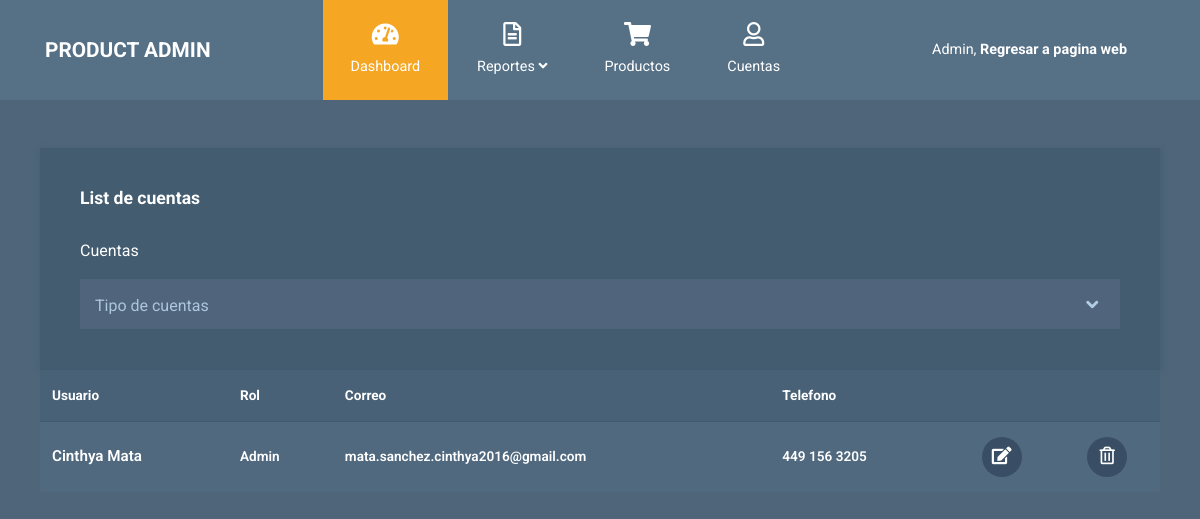
/WebPageCode/accounts.php, run on an earlier commit of the app's database.
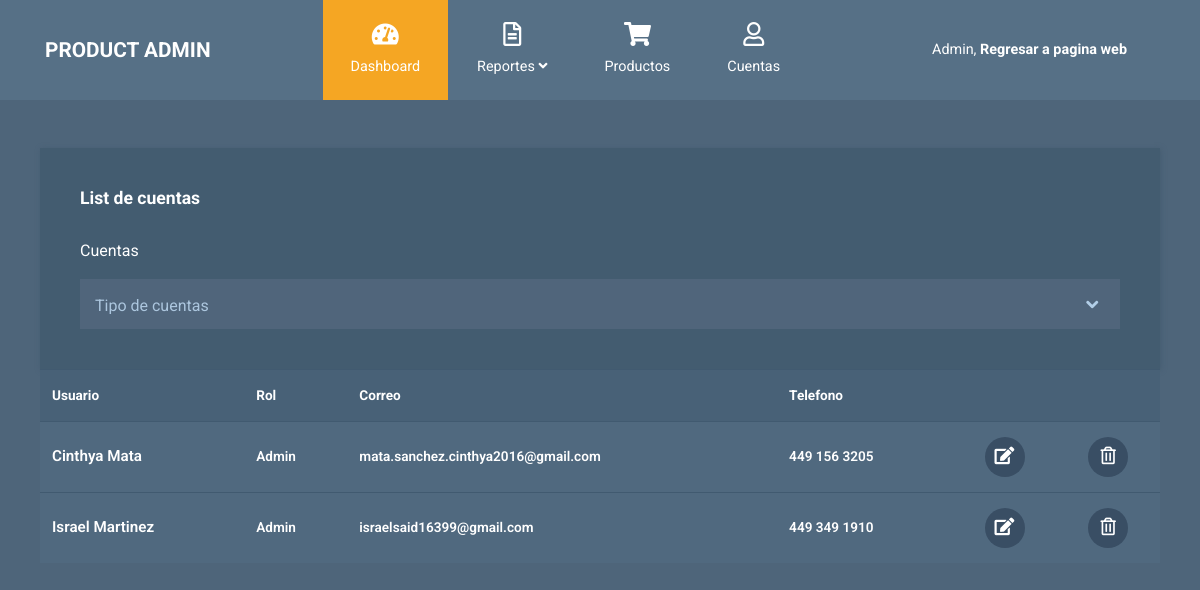
And on a later commit of the database.
### tables this page shows
CREATE TABLE `usuario` (
  `Id_Usuario` int(11) NOT NULL,
  `Rol` varchar(45) NOT NULL,
  `Nombre_Usuario` varchar(45) NOT NULL,
  `Direccion` varchar(70) NOT NULL,
  `Telefono` varchar(45) NOT NULL,
  `Emaill` varchar(45) NOT NULL,
  `Contraseña` varchar(45) NOT NULL
);

### WebPageCode/accounts.php (the view, shortened to what this page needs)
<?php
  $con=conectarBD();
?>
<!DOCTYPE html>
<html lang="en">
  <head>
    <link rel="stylesheet" href="admin/css/fontawesome.min.css" />
    <link rel="stylesheet" href="admin/css/bootstrap.min.css" />
    <link rel="stylesheet" href="admin/css/templatemo-style.css">
  </head>
  <body id="reportsPage">
    <div class="" id="home">
      <?php
        include("header_admin.php");
      ?>
      <div class="container mt-5">
        <div class="row tm-content-row">
          <div class="col-12 tm-block-col">
            <div class="tm-bg-primary-dark tm-block tm-block-h-auto">
              <h2 class="tm-block-title">List de cuentas</h2>
              <p class="text-white">Cuentas</p>
              <select class="custom-select">
                <option value="0">Tipo de cuentas</option>
              </select>
            </div>
            <div class="tm-product-table-container">
              <table class="table table-hover tm-table-small tm-product-table">
                <thead>
                  <tr>
                    <th scope="col">Usuario</th>
                    <th scope="col">Rol</th>
                    <th scope="col">Correo</th>
                    <th scope="col">Telefono</th>
                    <th scope="col">&nbsp;</th>
                    <th scope="col">&nbsp;</th>
                  </tr>
                </thead>
                <tbody>
                <?php
                  $consulta="SELECT * FROM usuario";
                  $ejecutarConsulta= mysqli_query($con, $consulta);
                  $verFilas=mysqli_num_rows($ejecutarConsulta);
                  $fila=mysqli_fetch_array($ejecutarConsulta);
                  if(!$ejecutarConsulta)
                  {
                    echo "Error en la consulta";
                  }
                  else{
                    if($verFilas<1)
                    {
                      echo "<tr><td>Sin registros</td></tr>";
                    }else{
                      for($i=0; $i<=$fila;$i++){
                        echo
                        '
                        <tr>
                        <td class="tm-product-name">'.$fila[2].'</td>
                        <td class="tm-product-rol">'.$fila[1].'</td>
                        <td class="tm-product-correo">'.$fila[5].'</td>
                        <td class="tm-product-tel">'.$fila[4].'</td>
                        <td class="text-center">
                          <a href="" class="tm-product-delete-link">
                            <i class="fas fa-edit tm-product-delete-icon"></i>
                          </a>
                        </td>
                        <td class="text-center">
                        <a href="#" class="tm-product-delete-link">
                          <i class="far fa-trash-alt tm-product-delete-icon"></i>
                        </a>
                        </td>
                        </tr>
                        ';
                        $fila=mysqli_fetch_array($ejecutarConsulta);
                      }
                    }
                  }
                  ?>
                </tbody>
              </table>
            </div>
          </div>
        </div>
      </div>
    </div>
  </body>
</html>

### WebPageCode/header_admin.php (shortened to what this page needs)
<nav class="navbar navbar-expand-xl">
            <div class="container h-100">
                <a class="navbar-brand" href="admin.php">
                    <h1 class="tm-site-title mb-0">Product Admin</h1>
                </a>
                <div class="collapse navbar-collapse" id="navbarSupportedContent">
                    <ul class="navbar-nav mx-auto h-100">
                        <li class="nav-item">
                            <a class="nav-link active" href="admin.php">
                                <i class="fas fa-tachometer-alt"></i>
                                Dashboard
                            </a>
                        </li>
                        <li class="nav-item dropdown">
                            <a class="nav-link dropdown-toggle" href="#" id="navbarDropdown" role="button" data-toggle="dropdown"
                                aria-haspopup="true" aria-expanded="false">
                                <i class="far fa-file-alt"></i>
                                <span>
                                    Reportes <i class="fas fa-angle-down"></i>
                                </span>
                            </a>
                        </li>
                        <li class="nav-item">
                            <a class="nav-link" href="products.php">
                                <i class="fas fa-shopping-cart"></i>
                                Productos
                            </a>
                        </li>
                        <li class="nav-item">
                            <a class="nav-link" href="accounts.php">
                                <i class="far fa-user"></i>
                                Cuentas
                            </a>
                        </li>
                    </ul>
                    <ul class="navbar-nav">
                        <li class="nav-item">
                            <a class="nav-link d-block" href="index.php">
                                Admin, <b>Regresar a pagina web</b>
                            </a>
                        </li>
                    </ul>
                </div>
            </div>
        </nav>

### WebPageCode/admin/css/templatemo-style.css (style rules this page uses)
html { font-size: 16px; overflow-x: hidden; }
body { font-family: Roboto, Helvetica, Arial, sans-serif; background-color: #4e657a; overflow-x: hidden; }
a { transition: all 0.3s ease; }
.navbar-brand { display: flex; align-items: center; }
.tm-site-title { display: inline-block; text-transform: uppercase; font-size: 1.3rem; font-weight: 700; color: #fff; }
.navbar { height: 100px; background-color: #567086; padding: 0; }
.navbar .container { position: relative; }
.tm-block-col { margin-bottom: 30px; }
.tm-block { padding: 40px; -webkit-box-shadow: 1px 1px 5px 0 #455c71; -moz-box-shadow: 1px 1px 5px 0 #455c71; box-shadow: 1px 1px 5px 0 #455c71; min-height: 350px; height: 100%; max-height: 450px; }
.tm-block-h-auto { min-height: 1px; max-height: none; height: auto; }
.tm-block-title { font-size: 1.1rem; font-weight: 700; color: #fff; margin-bottom: 30px; }
.nav-link { color: #fff; height: 100%; display: flex; align-items: center; justify-content: center; flex-direction: column; font-size: 90%; }
.nav-link > i { margin-bottom: 10px; margin-right: 0; font-size: 1.5rem; }
.dropdown-item, .nav-link { padding: 15px 20px; }
.navbar-nav .active > .nav-link, .navbar-nav .nav-link.active { background-color: #f5a623; color: #fff; }
.navbar-nav .nav-link.active i { color: #fff; }
.nav-item { text-align: center; }
.nav-item:last-child { margin-right: 0; }
.dropdown-toggle::after { display: none; }
.tm-content-row { justify-content: space-between; margin-left: -20px; margin-right: -20px; }
.table { background-color: #50697f; color: #fff; font-size: 85%; margin-bottom: 0; }
thead { background-color: #486177; color: #fff; }
.table thead th { border-bottom: 0; }
.table td, .table th { border-top: 1px solid #415a70; padding: 15px 25px; vertical-align: middle; }
.tm-table-small td, .tm-table-small th { padding-left: 12px; padding-right: 12px; }
.table-hover tbody tr { transition: all 0.2s ease; }
.tm-bg-primary-dark { background-color: #435c70; }
.tm-product-table-container { max-height: 200px; margin-bottom: 15px; overflow-y: scroll; }
.tm-product-table tr { font-weight: 600; }
.tm-product-name { font-size: 0.95rem; font-weight: 600; }
.tm-product-delete-icon { font-size: 1.1rem; color: #fff; }
.tm-product-delete-link { padding: 10px; border-radius: 50%; background-color: #394e64; display: inline-block; width: 40px; height: 40px; text-align: center; }
.custom-select { width: 100%; border: none; color: #acc6de; height: 50px; -webkit-appearance: none; -moz-appearance: none; -ms-appearance: none; -o-appearance: none; appearance: none; -webkit-border-radius: 0; -moz-border-radius: 0; -ms-border-radius: 0; -o-border-radius: 0; border-radius: 0; padding: 15px; background: url(../img/arrow-down.png) 98% no-repeat #50657b; }
.custom-select { height: 50px; border-radius: 0; }
@media (min-width: 1200px) { .navbar-expand-xl .navbar-nav .nav-link { padding-left: 28px; padding-right: 28px; } }
@media (min-width: 1200px) { .navbar-collapse { height: 100%; } }
@media (max-width: 1275px) and (min-width: 1200px) { .nav-item { margin-right: 15px; } }
@media (max-width: 1350px) { .nav-item { margin-right: 1px; } }

What changed in the data, as far as the page shows it:
added usuario: Nombre_Usuario "Israel Martinez", Rol "Admin", Emaill "israelsaid16399@gmail.com", Telefono "449 349 1910"
